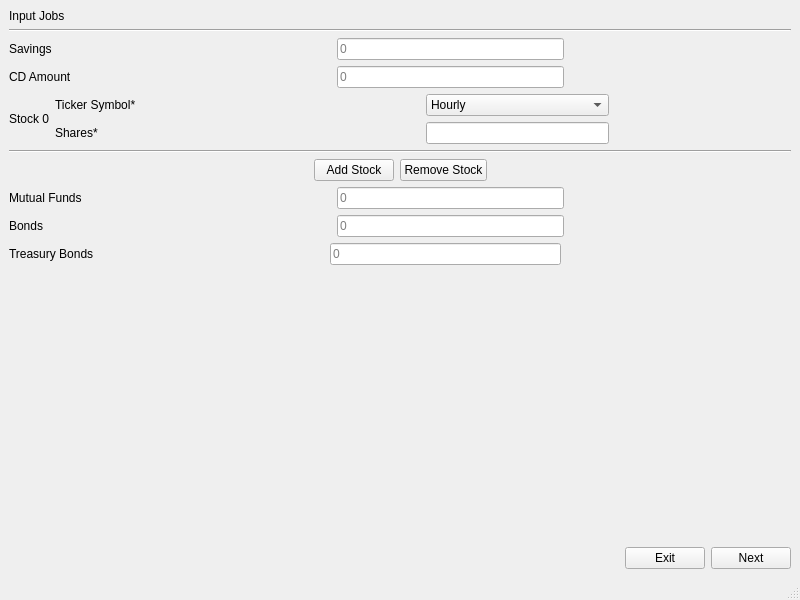
<?xml version="1.0" encoding="UTF-8"?>
<ui version="4.0">
 <class>MainApplication</class>
 <widget class="QMainWindow" name="MainApplication">
  <property name="geometry">
   <rect>
    <x>0</x>
    <y>0</y>
    <width>800</width>
    <height>600</height>
   </rect>
  </property>
  <property name="windowTitle">
   <string>MainApplication</string>
  </property>
  <widget class="QWidget" name="centralwidget">
   <layout class="QVBoxLayout" name="verticalLayout_3">
    <item>
     <widget class="QLabel" name="label_2">
      <property name="text">
       <string>Input Jobs</string>
      </property>
     </widget>
    </item>
    <item>
     <layout class="QVBoxLayout" name="verticalLayout">
      <item>
       <widget class="Line" name="line_2">
        <property name="orientation">
         <enum>Qt::Horizontal</enum>
        </property>
       </widget>
      </item>
      <item>
       <layout class="QHBoxLayout" name="horizontalLayout_9">
        <item>
         <widget class="QLabel" name="label_5">
          <property name="minimumSize">
           <size>
            <width>95</width>
            <height>0</height>
           </size>
          </property>
          <property name="text">
           <string>Savings</string>
          </property>
         </widget>
        </item>
        <item>
         <spacer name="horizontalSpacer_7">
          <property name="orientation">
           <enum>Qt::Horizontal</enum>
          </property>
          <property name="sizeHint" stdset="0">
           <size>
            <width>40</width>
            <height>20</height>
           </size>
          </property>
         </spacer>
        </item>
        <item>
         <widget class="QLineEdit" name="lineEdit_2">
          <property name="placeholderText">
           <string>0</string>
          </property>
         </widget>
        </item>
        <item>
         <spacer name="horizontalSpacer_8">
          <property name="orientation">
           <enum>Qt::Horizontal</enum>
          </property>
          <property name="sizeHint" stdset="0">
           <size>
            <width>40</width>
            <height>20</height>
           </size>
          </property>
         </spacer>
        </item>
       </layout>
      </item>
      <item>
       <layout class="QHBoxLayout" name="horizontalLayout_10">
        <item>
         <widget class="QLabel" name="label_6">
          <property name="minimumSize">
           <size>
            <width>95</width>
            <height>0</height>
           </size>
          </property>
          <property name="text">
           <string>CD Amount</string>
          </property>
         </widget>
        </item>
        <item>
         <spacer name="horizontalSpacer_9">
          <property name="orientation">
           <enum>Qt::Horizontal</enum>
          </property>
          <property name="sizeHint" stdset="0">
           <size>
            <width>40</width>
            <height>20</height>
           </size>
          </property>
         </spacer>
        </item>
        <item>
         <widget class="QLineEdit" name="lineEdit_3">
          <property name="placeholderText">
           <string>0</string>
          </property>
         </widget>
        </item>
        <item>
         <spacer name="horizontalSpacer_12">
          <property name="orientation">
           <enum>Qt::Horizontal</enum>
          </property>
          <property name="sizeHint" stdset="0">
           <size>
            <width>40</width>
            <height>20</height>
           </size>
          </property>
         </spacer>
        </item>
       </layout>
      </item>
      <item>
       <layout class="QHBoxLayout" name="horizontalLayout">
        <item>
         <widget class="QLabel" name="label">
          <property name="text">
           <string>Stock 0</string>
          </property>
         </widget>
        </item>
        <item>
         <layout class="QVBoxLayout" name="verticalLayout_2">
          <item>
           <layout class="QHBoxLayout" name="horizontalLayout_3">
            <item>
             <widget class="QLabel" name="label_3">
              <property name="sizePolicy">
               <sizepolicy hsizetype="MinimumExpanding" vsizetype="Preferred">
                <horstretch>0</horstretch>
                <verstretch>0</verstretch>
               </sizepolicy>
              </property>
              <property name="minimumSize">
               <size>
                <width>84</width>
                <height>0</height>
               </size>
              </property>
              <property name="text">
               <string>Ticker Symbol*</string>
              </property>
             </widget>
            </item>
            <item>
             <spacer name="horizontalSpacer_10">
              <property name="orientation">
               <enum>Qt::Horizontal</enum>
              </property>
              <property name="sizeType">
               <enum>QSizePolicy::Expanding</enum>
              </property>
              <property name="sizeHint" stdset="0">
               <size>
                <width>40</width>
                <height>20</height>
               </size>
              </property>
             </spacer>
            </item>
            <item>
             <widget class="QComboBox" name="comboBox">
              <property name="sizePolicy">
               <sizepolicy hsizetype="MinimumExpanding" vsizetype="Fixed">
                <horstretch>0</horstretch>
                <verstretch>0</verstretch>
               </sizepolicy>
              </property>
              <item>
               <property name="text">
                <string>Hourly</string>
               </property>
              </item>
              <item>
               <property name="text">
                <string>Salary</string>
               </property>
              </item>
             </widget>
            </item>
            <item>
             <spacer name="horizontalSpacer_11">
              <property name="orientation">
               <enum>Qt::Horizontal</enum>
              </property>
              <property name="sizeHint" stdset="0">
               <size>
                <width>40</width>
                <height>20</height>
               </size>
              </property>
             </spacer>
            </item>
           </layout>
          </item>
          <item>
           <layout class="QHBoxLayout" name="horizontalLayout_4">
            <item>
             <widget class="QLabel" name="label_4">
              <property name="sizePolicy">
               <sizepolicy hsizetype="MinimumExpanding" vsizetype="Preferred">
                <horstretch>0</horstretch>
                <verstretch>0</verstretch>
               </sizepolicy>
              </property>
              <property name="minimumSize">
               <size>
                <width>84</width>
                <height>0</height>
               </size>
              </property>
              <property name="text">
               <string>Shares*</string>
              </property>
             </widget>
            </item>
            <item>
             <spacer name="horizontalSpacer_4">
              <property name="orientation">
               <enum>Qt::Horizontal</enum>
              </property>
              <property name="sizeType">
               <enum>QSizePolicy::Expanding</enum>
              </property>
              <property name="sizeHint" stdset="0">
               <size>
                <width>40</width>
                <height>20</height>
               </size>
              </property>
             </spacer>
            </item>
            <item>
             <widget class="QLineEdit" name="lineEdit">
              <property name="sizePolicy">
               <sizepolicy hsizetype="MinimumExpanding" vsizetype="Fixed">
                <horstretch>0</horstretch>
                <verstretch>0</verstretch>
               </sizepolicy>
              </property>
              <property name="maximumSize">
               <size>
                <width>500</width>
                <height>16777215</height>
               </size>
              </property>
             </widget>
            </item>
            <item>
             <spacer name="horizontalSpacer_5">
              <property name="orientation">
               <enum>Qt::Horizontal</enum>
              </property>
              <property name="sizeHint" stdset="0">
               <size>
                <width>40</width>
                <height>20</height>
               </size>
              </property>
             </spacer>
            </item>
           </layout>
          </item>
         </layout>
        </item>
       </layout>
      </item>
      <item>
       <widget class="Line" name="line">
        <property name="orientation">
         <enum>Qt::Horizontal</enum>
        </property>
       </widget>
      </item>
      <item>
       <layout class="QHBoxLayout" name="horizontalLayout_2">
        <item>
         <spacer name="horizontalSpacer_2">
          <property name="orientation">
           <enum>Qt::Horizontal</enum>
          </property>
          <property name="sizeHint" stdset="0">
           <size>
            <width>40</width>
            <height>20</height>
           </size>
          </property>
         </spacer>
        </item>
        <item>
         <widget class="QPushButton" name="pushButton">
          <property name="text">
           <string>Add Stock</string>
          </property>
         </widget>
        </item>
        <item>
         <widget class="QPushButton" name="pushButton_4">
          <property name="text">
           <string>Remove Stock</string>
          </property>
         </widget>
        </item>
        <item>
         <spacer name="horizontalSpacer">
          <property name="orientation">
           <enum>Qt::Horizontal</enum>
          </property>
          <property name="sizeHint" stdset="0">
           <size>
            <width>40</width>
            <height>20</height>
           </size>
          </property>
         </spacer>
        </item>
       </layout>
      </item>
      <item>
       <layout class="QHBoxLayout" name="horizontalLayout_11">
        <item>
         <widget class="QLabel" name="label_7">
          <property name="minimumSize">
           <size>
            <width>95</width>
            <height>0</height>
           </size>
          </property>
          <property name="text">
           <string>Mutual Funds</string>
          </property>
         </widget>
        </item>
        <item>
         <spacer name="horizontalSpacer_13">
          <property name="orientation">
           <enum>Qt::Horizontal</enum>
          </property>
          <property name="sizeHint" stdset="0">
           <size>
            <width>40</width>
            <height>20</height>
           </size>
          </property>
         </spacer>
        </item>
        <item>
         <widget class="QLineEdit" name="lineEdit_4">
          <property name="placeholderText">
           <string>0</string>
          </property>
         </widget>
        </item>
        <item>
         <spacer name="horizontalSpacer_14">
          <property name="orientation">
           <enum>Qt::Horizontal</enum>
          </property>
          <property name="sizeHint" stdset="0">
           <size>
            <width>40</width>
            <height>20</height>
           </size>
          </property>
         </spacer>
        </item>
       </layout>
      </item>
      <item>
       <layout class="QHBoxLayout" name="horizontalLayout_12">
        <item>
         <widget class="QLabel" name="label_8">
          <property name="minimumSize">
           <size>
            <width>95</width>
            <height>0</height>
           </size>
          </property>
          <property name="text">
           <string>Bonds</string>
          </property>
         </widget>
        </item>
        <item>
         <spacer name="horizontalSpacer_15">
          <property name="orientation">
           <enum>Qt::Horizontal</enum>
          </property>
          <property name="sizeHint" stdset="0">
           <size>
            <width>40</width>
            <height>20</height>
           </size>
          </property>
         </spacer>
        </item>
        <item>
         <widget class="QLineEdit" name="lineEdit_5">
          <property name="placeholderText">
           <string>0</string>
          </property>
         </widget>
        </item>
        <item>
         <spacer name="horizontalSpacer_16">
          <property name="orientation">
           <enum>Qt::Horizontal</enum>
          </property>
          <property name="sizeHint" stdset="0">
           <size>
            <width>40</width>
            <height>20</height>
           </size>
          </property>
         </spacer>
        </item>
       </layout>
      </item>
      <item>
       <layout class="QHBoxLayout" name="horizontalLayout_13">
        <item>
         <widget class="QLabel" name="label_9">
          <property name="text">
           <string>Treasury Bonds</string>
          </property>
         </widget>
        </item>
        <item>
         <spacer name="horizontalSpacer_17">
          <property name="orientation">
           <enum>Qt::Horizontal</enum>
          </property>
          <property name="sizeHint" stdset="0">
           <size>
            <width>40</width>
            <height>20</height>
           </size>
          </property>
         </spacer>
        </item>
        <item>
         <widget class="QLineEdit" name="lineEdit_6">
          <property name="placeholderText">
           <string>0</string>
          </property>
         </widget>
        </item>
        <item>
         <spacer name="horizontalSpacer_18">
          <property name="orientation">
           <enum>Qt::Horizontal</enum>
          </property>
          <property name="sizeHint" stdset="0">
           <size>
            <width>40</width>
            <height>20</height>
           </size>
          </property>
         </spacer>
        </item>
       </layout>
      </item>
      <item>
       <spacer name="verticalSpacer">
        <property name="orientation">
         <enum>Qt::Vertical</enum>
        </property>
        <property name="sizeHint" stdset="0">
         <size>
          <width>20</width>
          <height>40</height>
         </size>
        </property>
       </spacer>
      </item>
      <item>
       <layout class="QHBoxLayout" name="horizontalLayout_7">
        <item>
         <spacer name="horizontalSpacer_3">
          <property name="orientation">
           <enum>Qt::Horizontal</enum>
          </property>
          <property name="sizeHint" stdset="0">
           <size>
            <width>40</width>
            <height>20</height>
           </size>
          </property>
         </spacer>
        </item>
        <item>
         <widget class="QPushButton" name="pushButton_2">
          <property name="text">
           <string>Exit</string>
          </property>
         </widget>
        </item>
        <item>
         <widget class="QPushButton" name="pushButton_3">
          <property name="text">
           <string>Next</string>
          </property>
         </widget>
        </item>
       </layout>
      </item>
     </layout>
    </item>
   </layout>
  </widget>
  <widget class="QStatusBar" name="statusbar"/>
 </widget>
 <resources/>
 <connections/>
</ui>
